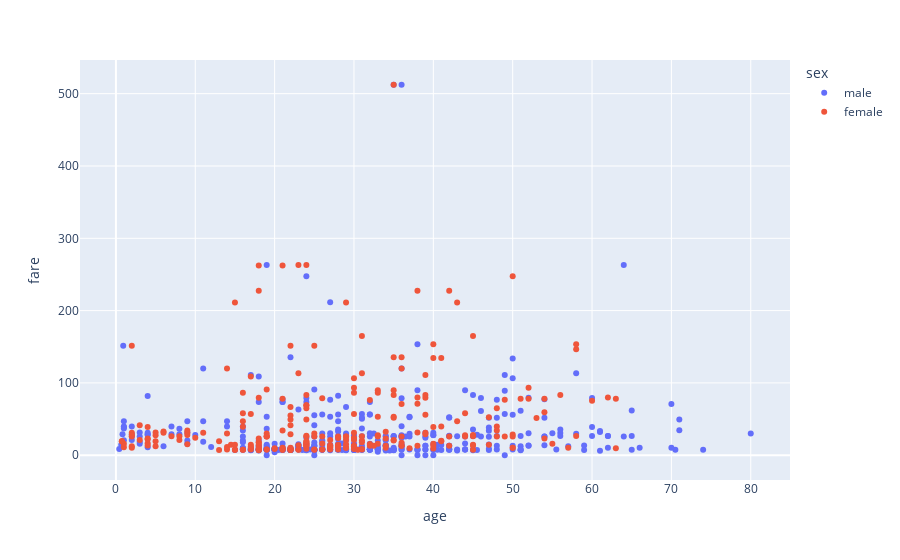

Notebook source saved alongside this figure:
### Code cell
import plotly.express as px

fig = px.scatter(data_frame = df, x = 'age', y = 'fare', color = 'sex')
fig.show()

### Figure 1 — Plotly figure (JSON) as saved in the notebook; plotly's stock layout.template omitted (floating-point values rounded to 4 significant figures; data arrays with more than 128 entries replaced by an {"elided": "..."} marker saying what was removed)
{"data": [{"hovertemplate": "sex=male<br>age=%{x}<br>fare=%{y}<extra></extra>", "legendgroup": "male", "marker": {"color": "#636efa", "symbol": "circle"}, "mode": "markers", "name": "male", "orientation": "v", "showlegend": true, "type": "scatter", "x": {"elided": "577 float values"}, "xaxis": "x", "y": {"elided": "577 float values"}, "yaxis": "y"}, {"hovertemplate": "sex=female<br>age=%{x}<br>fare=%{y}<extra></extra>", "legendgroup": "female", "marker": {"color": "#EF553B", "symbol": "circle"}, "mode": "markers", "name": "female", "orientation": "v", "showlegend": true, "type": "scatter", "x": {"elided": "314 float values"}, "xaxis": "x", "y": {"elided": "314 float values"}, "yaxis": "y"}], "layout": {"legend": {"title": {"text": "sex"}, "tracegroupgap": 0}, "margin": {"t": 60}, "xaxis": {"anchor": "y", "domain": [0, 1], "title": {"text": "age"}}, "yaxis": {"anchor": "x", "domain": [0, 1], "title": {"text": "fare"}}}}
